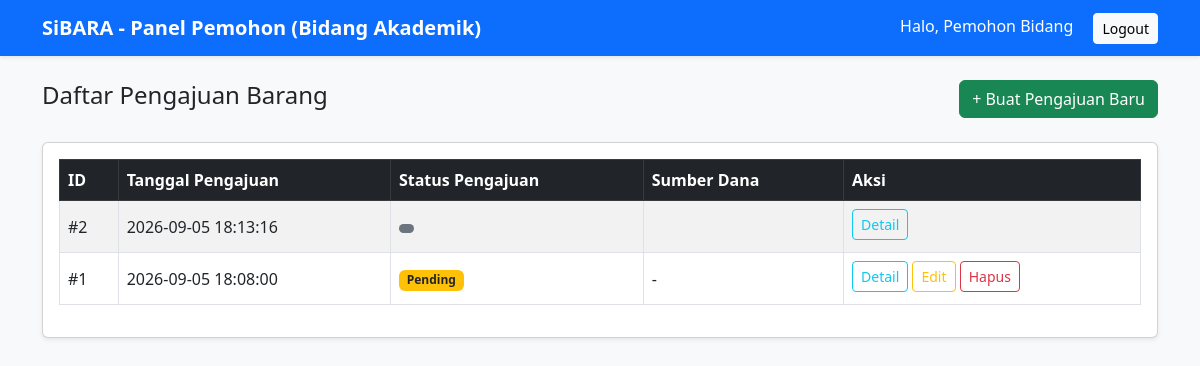
The app's page /pemohon/dashboard.php (signed in) with its own data.
### tables this page shows
CREATE TABLE `permintaan_barang` (
  `id` int(11) NOT NULL,
  `user_id` int(11) NOT NULL,
  `tanggal_pengajuan` datetime DEFAULT current_timestamp(),
  `status` enum('Pending','Approved_Biro_Umum','Sent_to_Vendor','Confirmed_by_Vendor','Retur','Completed','Rejected') DEFAULT 'Pending',
  `catatan_biro_umum` text DEFAULT NULL,
  `sumber_dana` varchar(100) DEFAULT NULL,
  `vendor_id` int(11) DEFAULT NULL
);

### pemohon/dashboard.php (the view, shortened to what this page needs)
<?php
require_once '../config/database.php';
$user_id = $_SESSION['user_id'];
$nama_user = $_SESSION['nama'];
$bidang_user = $_SESSION['bidang'] ?? 'Bidang Umum';
try {
    $stmt = $pdo->prepare("SELECT * FROM permintaan_barang WHERE user_id = ? ORDER BY id DESC");
    $stmt->execute([$user_id]);
    $pengajuans = $stmt->fetchAll();
} catch (Exception $e) {
    die("Error: " . $e->getMessage());
}
?>
<!DOCTYPE html>
<html lang="id">
<head>
    <link rel="stylesheet" href="https://cdn.jsdelivr.net/npm/bootstrap@5.3.0/dist/css/bootstrap.min.css">
</head>
<body class="bg-light">
    <nav class="navbar navbar-dark bg-primary shadow-sm mb-4">
        <div class="container">
            <span class="navbar-brand fw-bold">SiBARA - Panel Pemohon (<?= htmlspecialchars($bidang_user) ?>)</span>
            <div>
                <span class="text-white me-3">Halo, <?= htmlspecialchars($nama_user) ?></span>
                <a href="../auth/logout.php" class="btn btn-light btn-sm">Logout</a>
            </div>
        </div>
    </nav>
    <div class="container">
        <div class="d-flex justify-content-between align-items-center mb-4">
            <h4>Daftar Pengajuan Barang</h4>
            <a href="ajukan_barang.php" class="btn btn-success">+ Buat Pengajuan Baru</a>
        </div>
        <div class="card shadow-sm">
            <div class="card-body table-responsive">
                <table class="table table-bordered table-striped align-middle">
                    <thead class="table-dark">
                        <tr>
                            <th>ID</th>
                            <th>Tanggal Pengajuan</th>
                            <th>Status Pengajuan</th>
                            <th>Sumber Dana</th>
                            <th>Aksi</th>
                        </tr>
                    </thead>
                    <tbody>
                        <?php if (count($pengajuans) > 0): ?>
                            <?php foreach ($pengajuans as $p): ?>
                                <tr>
                                    <td>#<?= $p['id'] ?></td>
                                    <td><?= $p['tanggal_pengajuan'] ?></td>
                                    <td>
                                        <span class="badge bg-<?php
                                            echo match($p['status']) {
                                                'Pending' => 'warning text-dark',
                                                'Approved_Biro_Umum' => 'info',
                                                'Confirmed_by_Vendor' => 'primary',
                                                'Completed' => 'success',
                                                'Rejected' => 'danger',
                                                default => 'secondary'
                                            };
                                        ?>">
                                            <?= $p['status'] ?>
                                        </span>
                                    </td>
                                    <td><?= htmlspecialchars($p['sumber_dana'] ?? '-') ?></td>
                                    <td>
                                        <a href="detail.php?id=<?= $p['id'] ?>" class="btn btn-sm btn-outline-info mb-1">Detail</a>
                                        <?php if ($p['status'] === 'Pending'): ?>
                                            <a href="edit.php?id=<?= $p['id'] ?>" class="btn btn-sm btn-outline-warning mb-1">Edit</a>
                                            <a href="hapus.php?id=<?= $p['id'] ?>" class="btn btn-sm btn-outline-danger mb-1" onclick="return confirm('Yakin ingin menghapus pengajuan ini?')">Hapus</a>
                                        <?php endif; ?>
                                    </td>
                                </tr>
                            <?php endforeach; ?>
                        <?php else: ?>
                            <tr>
                                <td colspan="5" class="text-center py-4">Belum ada pengajuan barang yang dibuat.</td>
                            </tr>
                        <?php endif; ?>
                    </tbody>
                </table>
            </div>
        </div>
    </div>
</body>
</html>

### records on screen
permintaan_barang: id "2", tanggal_pengajuan "2026-09-05 18:13:16"
permintaan_barang: id "1", tanggal_pengajuan "2026-09-05 18:08:00", status "Pending", sumber_dana "-"

### other values on screen
$bidang_user "Bidang Akademik"
$nama_user "Pemohon Bidang"
